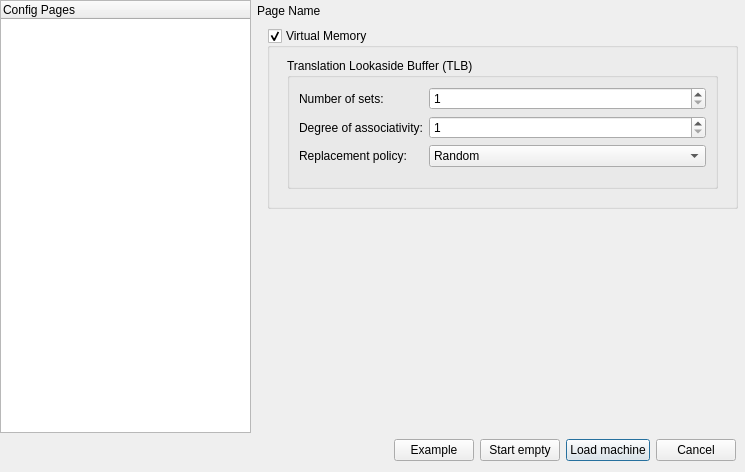
<?xml version="1.0" encoding="UTF-8"?>
<ui version="4.0">
 <class>NewDialog</class>
 <widget class="QDialog" name="NewDialog">
  <property name="geometry">
   <rect>
    <x>0</x>
    <y>0</y>
    <width>745</width>
    <height>472</height>
   </rect>
  </property>
  <property name="windowTitle">
   <string>Dialog</string>
  </property>
  <property name="modal">
   <bool>true</bool>
  </property>
  <layout class="QVBoxLayout" name="verticalLayout_1">
   <property name="leftMargin">
    <number>0</number>
   </property>
   <property name="topMargin">
    <number>0</number>
   </property>
   <property name="rightMargin">
    <number>0</number>
   </property>
   <item>
    <layout class="QHBoxLayout" name="horizontalLayout_4">
     <item>
      <widget class="QTreeWidget" name="page_select_tree">
       <property name="minimumSize">
        <size>
         <width>135</width>
         <height>0</height>
        </size>
       </property>
       <column>
        <property name="text">
         <string notr="true">Config Pages</string>
        </property>
       </column>
      </widget>
     </item>
     <item>
      <layout class="QVBoxLayout" name="verticalLayout">
       <property name="spacing">
        <number>0</number>
       </property>
       <property name="leftMargin">
        <number>0</number>
       </property>
       <property name="topMargin">
        <number>4</number>
       </property>
       <property name="rightMargin">
        <number>0</number>
       </property>
       <item>
        <widget class="QLabel" name="config_page_title">
         <property name="text">
          <string>Page Name</string>
         </property>
        </widget>
       </item>
       <item>
        <widget class="QStackedWidget" name="config_pages">
         <property name="currentIndex">
          <number>3</number>
         </property>
         <widget class="QWidget" name="tab_preset_load">
          <property name="accessibleName">
           <string>Presets and ELF File</string>
          </property>
          <layout class="QVBoxLayout" name="verticalLayout_5">
           <item>
            <widget class="QGroupBox" name="preset_box">
             <property name="title">
              <string>Preset</string>
             </property>
             <layout class="QVBoxLayout" name="verticalLayout_6">
              <item>
               <widget class="QRadioButton" name="preset_no_pipeline">
                <property name="text">
                 <string>No pipeline no cache</string>
                </property>
               </widget>
              </item>
              <item>
               <widget class="QRadioButton" name="preset_no_pipeline_cache">
                <property name="text">
                 <string>No pipeline with cache</string>
                </property>
               </widget>
              </item>
              <item>
               <widget class="QRadioButton" name="preset_pipelined_bare">
                <property name="text">
                 <string>Pipelined without hazard unit and without cache</string>
                </property>
               </widget>
              </item>
              <item>
               <widget class="QRadioButton" name="preset_pipelined">
                <property name="text">
                 <string>Pipelined with hazard unit and cache</string>
                </property>
               </widget>
              </item>
              <item>
               <widget class="QRadioButton" name="preset_custom">
                <property name="text">
                 <string>Custom</string>
                </property>
               </widget>
              </item>
             </layout>
            </widget>
           </item>
           <item>
            <widget class="QCheckBox" name="reset_at_compile">
             <property name="text">
              <string>Reset at compile time (reload after make)</string>
             </property>
            </widget>
           </item>
           <item>
            <spacer name="verticalSpacer_3">
             <property name="orientation">
              <enum>Qt::Vertical</enum>
             </property>
             <property name="sizeHint" stdset="0">
              <size>
               <width>20</width>
               <height>40</height>
              </size>
             </property>
            </spacer>
           </item>
           <item>
            <widget class="Line" name="line_2">
             <property name="orientation">
              <enum>Qt::Horizontal</enum>
             </property>
            </widget>
           </item>
           <item>
            <layout class="QHBoxLayout" name="horizontalLayout_3">
             <item>
              <widget class="QLabel" name="label">
               <property name="text">
                <string>Elf executable: </string>
               </property>
              </widget>
             </item>
             <item>
              <widget class="QLineEdit" name="elf_file"/>
             </item>
             <item>
              <widget class="QPushButton" name="pushButton_browse">
               <property name="text">
                <string>Browse</string>
               </property>
              </widget>
             </item>
            </layout>
           </item>
          </layout>
         </widget>
         <widget class="QWidget" name="tab_core">
          <property name="accessibleName">
           <string>Core ISA and Hazards</string>
          </property>
          <layout class="QVBoxLayout" name="verticalLayout_8">
           <item>
            <layout class="QGridLayout" name="gridLayoutIsa">
             <item row="0" column="0">
              <widget class="QCheckBox" name="pipelined">
               <property name="text">
                <string>Pipelined</string>
               </property>
              </widget>
             </item>
             <item row="0" column="1">
              <widget class="QCheckBox" name="xlen_64bit">
               <property name="text">
                <string>XLEN 64-bit</string>
               </property>
              </widget>
             </item>
             <item row="0" column="2">
              <widget class="QCheckBox" name="isa_atomic">
               <property name="text">
                <string>Atomic (A)</string>
               </property>
              </widget>
             </item>
             <item row="1" column="0">
              <widget class="QCheckBox" name="delay_slot">
               <property name="text">
                <string>Delay slot</string>
               </property>
              </widget>
             </item>
             <item row="1" column="2">
              <widget class="QCheckBox" name="isa_multiply">
               <property name="text">
                <string>Multiply (M)</string>
               </property>
              </widget>
             </item>
            </layout>
           </item>
           <item>
            <widget class="QGroupBox" name="hazard_unit">
             <property name="title">
              <string>Hazard unit</string>
             </property>
             <property name="checkable">
              <bool>true</bool>
             </property>
             <property name="checked">
              <bool>false</bool>
             </property>
             <layout class="QVBoxLayout" name="verticalLayout_3">
              <item>
               <widget class="QRadioButton" name="hazard_stall">
                <property name="text">
                 <string>Stall when hazard is detected</string>
                </property>
               </widget>
              </item>
              <item>
               <widget class="QRadioButton" name="hazard_stall_forward">
                <property name="text">
                 <string>Stall or forward when hazard is detected</string>
                </property>
                <property name="checked">
                 <bool>true</bool>
                </property>
               </widget>
              </item>
             </layout>
            </widget>
           </item>
           <item>
            <spacer name="verticalSpacer_1">
             <property name="orientation">
              <enum>Qt::Vertical</enum>
             </property>
             <property name="sizeHint" stdset="0">
              <size>
               <width>20</width>
               <height>40</height>
              </size>
             </property>
            </spacer>
           </item>
          </layout>
         </widget>
         <widget class="QWidget" name="tab_branch_predictor">
          <property name="accessibleName">
           <string>Branch Predictor</string>
          </property>
          <layout class="QVBoxLayout" name="verticalLayout_10">
           <item>
            <widget class="QGroupBox" name="group_bp">
             <property name="enabled">
              <bool>true</bool>
             </property>
             <property name="title">
              <string>Branch Predictor</string>
             </property>
             <property name="checkable">
              <bool>true</bool>
             </property>
             <property name="checked">
              <bool>true</bool>
             </property>
             <layout class="QVBoxLayout" name="verticalLayout_9">
              <item>
               <layout class="QHBoxLayout" name="layout_bp_type">
                <property name="topMargin">
                 <number>0</number>
                </property>
                <item>
                 <widget class="QLabel" name="text_bp_type">
                  <property name="text">
                   <string>Predictor type:</string>
                  </property>
                 </widget>
                </item>
                <item>
                 <widget class="QComboBox" name="select_bp_type"/>
                </item>
               </layout>
              </item>
              <item>
               <layout class="QHBoxLayout" name="layout_bp_init_state">
                <property name="topMargin">
                 <number>0</number>
                </property>
                <item>
                 <widget class="QLabel" name="text_bp_init_state">
                  <property name="text">
                   <string>Initial state:</string>
                  </property>
                 </widget>
                </item>
                <item>
                 <widget class="QComboBox" name="select_bp_init_state"/>
                </item>
               </layout>
              </item>
              <item>
               <widget class="QGroupBox" name="group_bp_btb">
                <property name="title">
                 <string>Branch Target Buffer (BTB) </string>
                </property>
                <property name="flat">
                 <bool>false</bool>
                </property>
                <layout class="QGridLayout" name="gridLayout">
                 <item row="1" column="0" colspan="3">
                  <widget class="Line" name="line_bp_btb">
                   <property name="orientation">
                    <enum>Qt::Horizontal</enum>
                   </property>
                  </widget>
                 </item>
                 <item row="0" column="2">
                  <widget class="QLabel" name="text_bp_btb_addr_bits_number">
                   <property name="minimumSize">
                    <size>
                     <width>40</width>
                     <height>0</height>
                    </size>
                   </property>
                   <property name="text">
                    <string>0</string>
                   </property>
                   <property name="alignment">
                    <set>Qt::AlignCenter</set>
                   </property>
                  </widget>
                 </item>
                 <item row="0" column="0">
                  <widget class="QLabel" name="text_bp_btb_addr_bits">
                   <property name="toolTip">
                    <string>PC - Program Counter register</string>
                   </property>
                   <property name="text">
                    <string>Bits from PC address: </string>
                   </property>
                  </widget>
                 </item>
                 <item row="0" column="1">
                  <widget class="QSlider" name="slider_bp_btb_addr_bits">
                   <property name="maximum">
                    <number>8</number>
                   </property>
                   <property name="orientation">
                    <enum>Qt::Horizontal</enum>
                   </property>
                   <property name="invertedAppearance">
                    <bool>false</bool>
                   </property>
                   <property name="tickPosition">
                    <enum>QSlider::TicksBothSides</enum>
                   </property>
                  </widget>
                 </item>
                 <item row="3" column="0" colspan="3">
                  <layout class="QHBoxLayout" name="layout_bp_btb_status">
                   <item>
                    <widget class="QLabel" name="text_bp_btb_entries">
                     <property name="minimumSize">
                      <size>
                       <width>140</width>
                       <height>0</height>
                      </size>
                     </property>
                     <property name="text">
                      <string>Number of entries:</string>
                     </property>
                    </widget>
                   </item>
                   <item>
                    <widget class="QLabel" name="text_bp_btb_entries_number">
                     <property name="minimumSize">
                      <size>
                       <width>40</width>
                       <height>0</height>
                      </size>
                     </property>
                     <property name="text">
                      <string>1</string>
                     </property>
                     <property name="alignment">
                      <set>Qt::AlignCenter</set>
                     </property>
                    </widget>
                   </item>
                   <item>
                    <spacer name="spacer_bp_btb_status">
                     <property name="orientation">
                      <enum>Qt::Horizontal</enum>
                     </property>
                     <property name="sizeHint" stdset="0">
                      <size>
                       <width>40</width>
                       <height>20</height>
                      </size>
                     </property>
                    </spacer>
                   </item>
                   <item>
                    <widget class="Line" name="line_bp_btb_status">
                     <property name="orientation">
                      <enum>Qt::Vertical</enum>
                     </property>
                    </widget>
                   </item>
                   <item>
                    <widget class="QLabel" name="text_bp_btb_bits">
                     <property name="minimumSize">
                      <size>
                       <width>140</width>
                       <height>0</height>
                      </size>
                     </property>
                     <property name="text">
                      <string>Number of bits:</string>
                     </property>
                    </widget>
                   </item>
                   <item>
                    <widget class="QLabel" name="text_bp_btb_bits_number">
                     <property name="minimumSize">
                      <size>
                       <width>40</width>
                       <height>0</height>
                      </size>
                     </property>
                     <property name="text">
                      <string>0</string>
                     </property>
                     <property name="alignment">
                      <set>Qt::AlignCenter</set>
                     </property>
                    </widget>
                   </item>
                  </layout>
                 </item>
                </layout>
               </widget>
              </item>
              <item>
               <widget class="QGroupBox" name="group_bp_bht">
                <property name="title">
                 <string>Branch History Table (BHT)</string>
                </property>
                <layout class="QGridLayout" name="gridLayout_2">
                 <item row="0" column="2">
                  <widget class="QLabel" name="text_bp_bht_bhr_bits_number">
                   <property name="minimumSize">
                    <size>
                     <width>40</width>
                     <height>0</height>
                    </size>
                   </property>
                   <property name="text">
                    <string>0</string>
                   </property>
                   <property name="alignment">
                    <set>Qt::AlignCenter</set>
                   </property>
                  </widget>
                 </item>
                 <item row="1" column="2">
                  <widget class="QLabel" name="text_bp_bht_addr_bits_number">
                   <property name="minimumSize">
                    <size>
                     <width>40</width>
                     <height>0</height>
                    </size>
                   </property>
                   <property name="text">
                    <string>0</string>
                   </property>
                   <property name="alignment">
                    <set>Qt::AlignCenter</set>
                   </property>
                  </widget>
                 </item>
                 <item row="0" column="1">
                  <widget class="QSlider" name="slider_bp_bht_bhr_bits">
                   <property name="maximum">
                    <number>8</number>
                   </property>
                   <property name="orientation">
                    <enum>Qt::Horizontal</enum>
                   </property>
                   <property name="tickPosition">
                    <enum>QSlider::TicksBothSides</enum>
                   </property>
                  </widget>
                 </item>
                 <item row="1" column="1">
                  <widget class="QSlider" name="slider_bp_bht_addr_bits">
                   <property name="maximum">
                    <number>8</number>
                   </property>
                   <property name="orientation">
                    <enum>Qt::Horizontal</enum>
                   </property>
                   <property name="tickPosition">
                    <enum>QSlider::TicksBothSides</enum>
                   </property>
                  </widget>
                 </item>
                 <item row="0" column="0">
                  <widget class="QLabel" name="text_bp_bht_bhr_bits">
                   <property name="minimumSize">
                    <size>
                     <width>140</width>
                     <height>0</height>
                    </size>
                   </property>
                   <property name="toolTip">
                    <string>BHR - Branch History Register</string>
                   </property>
                   <property name="text">
                    <string>Bits in BHR:</string>
                   </property>
                  </widget>
                 </item>
                 <item row="2" column="0" colspan="3">
                  <widget class="Line" name="line_bp_bht">
                   <property name="orientation">
                    <enum>Qt::Horizontal</enum>
                   </property>
                  </widget>
                 </item>
                 <item row="1" column="0">
                  <widget class="QLabel" name="text_bp_bht_addr_bits">
                   <property name="minimumSize">
                    <size>
                     <width>140</width>
                     <height>0</height>
                    </size>
                   </property>
                   <property name="toolTip">
                    <string>PC - Program Counter register</string>
                   </property>
                   <property name="text">
                    <string>Bits from PC address: </string>
                   </property>
                  </widget>
                 </item>
                 <item row="3" column="0" colspan="3">
                  <layout class="QHBoxLayout" name="layout_bp_bht_status">
                   <item>
                    <widget class="QLabel" name="text_bp_bht_entries">
                     <property name="minimumSize">
                      <size>
                       <width>140</width>
                       <height>0</height>
                      </size>
                     </property>
                     <property name="text">
                      <string>Number of entries:</string>
                     </property>
                    </widget>
                   </item>
                   <item>
                    <widget class="QLabel" name="text_bp_bht_entries_number">
                     <property name="minimumSize">
                      <size>
                       <width>40</width>
                       <height>0</height>
                      </size>
                     </property>
                     <property name="text">
                      <string>1</string>
                     </property>
                     <property name="alignment">
                      <set>Qt::AlignCenter</set>
                     </property>
                    </widget>
                   </item>
                   <item>
                    <spacer name="spacer_bp_bht_status">
                     <property name="orientation">
                      <enum>Qt::Horizontal</enum>
                     </property>
                     <property name="sizeHint" stdset="0">
                      <size>
                       <width>40</width>
                       <height>20</height>
                      </size>
                     </property>
                    </spacer>
                   </item>
                   <item>
                    <widget class="Line" name="line_bp_bht_status">
                     <property name="orientation">
                      <enum>Qt::Vertical</enum>
                     </property>
                    </widget>
                   </item>
                   <item>
                    <widget class="QLabel" name="text_bp_bht_bits">
                     <property name="minimumSize">
                      <size>
                       <width>140</width>
                       <height>0</height>
                      </size>
                     </property>
                     <property name="text">
                      <string>Number of bits:</string>
                     </property>
                    </widget>
                   </item>
                   <item>
                    <widget class="QLabel" name="text_bp_bht_bits_number">
                     <property name="minimumSize">
                      <size>
                       <width>40</width>
                       <height>0</height>
                      </size>
                     </property>
                     <property name="text">
                      <string>0</string>
                     </property>
                     <property name="alignment">
                      <set>Qt::AlignCenter</set>
                     </property>
                    </widget>
                   </item>
                  </layout>
                 </item>
                </layout>
               </widget>
              </item>
             </layout>
            </widget>
           </item>
           <item>
            <spacer name="verticalSpacer_5">
             <property name="orientation">
              <enum>Qt::Vertical</enum>
             </property>
             <property name="sizeHint" stdset="0">
              <size>
               <width>20</width>
               <height>40</height>
              </size>
             </property>
            </spacer>
           </item>
          </layout>
         </widget>
<widget class="QWidget" name="tab_virtual_memory">
          <property name="accessibleName">
           <string>Virtual Memory</string>
          </property>
          <widget class="QGroupBox" name="group_vm">
           <property name="enabled">
            <bool>true</bool>
           </property>
           <property name="geometry">
            <rect>
             <x>10</x>
             <y>10</y>
             <width>471</width>
             <height>181</height>
            </rect>
           </property>
           <property name="title">
            <string>Virtual Memory</string>
           </property>
           <property name="checkable">
            <bool>true</bool>
           </property>
           <property name="checked">
            <bool>true</bool>
           </property>
           <widget class="QGroupBox" name="tlb_groupBox">
            <property name="enabled">
             <bool>true</bool>
            </property>
            <property name="geometry">
             <rect>
              <x>20</x>
              <y>30</y>
              <width>431</width>
              <height>131</height>
             </rect>
            </property>
            <property name="title">
             <string>Translation Lookaside Buffer (TLB)</string>
            </property>
            <property name="checkable">
             <bool>false</bool>
            </property>
            <layout class="QFormLayout" name="formLayout_2">
             <item row="0" column="0">
              <widget class="QLabel" name="label_2">
               <property name="text">
                <string>Number of sets:</string>
               </property>
              </widget>
             </item>
             <item row="0" column="1">
              <widget class="Pow2SpinBox" name="tlb_number_of_sets">
               <property name="minimum">
                <number>1</number>
               </property>
               <property name="maximum">
                <number>1024</number>
               </property>
               <property name="singleStep">
                <number>1</number>
               </property>
               <property name="stepType">
                <enum>QAbstractSpinBox::DefaultStepType</enum>
               </property>
               <property name="value">
                <number>1</number>
               </property>
               <property name="displayIntegerBase">
                <number>10</number>
               </property>
              </widget>
             </item>
             <item row="1" column="0">
              <widget class="QLabel" name="label_5">
               <property name="text">
                <string>Degree of associativity:</string>
               </property>
              </widget>
             </item>
             <item row="1" column="1">
              <widget class="QSpinBox" name="tlb_degree_of_associativity">
               <property name="minimum">
                <number>1</number>
               </property>
               <property name="singleStep">
                <number>1</number>
               </property>
               <property name="value">
                <number>1</number>
               </property>
              </widget>
             </item>
             <item row="2" column="0">
              <widget class="QLabel" name="label_6">
               <property name="text">
                <string>Replacement policy:</string>
               </property>
              </widget>
             </item>
             <item row="2" column="1">
              <widget class="QComboBox" name="tlb_replacement_policy">
               <item>
                <property name="text">
                 <string>Random</string>
                </property>
               </item>
               <item>
                <property name="text">
                 <string>Least Recently Used (LRU)</string>
                </property>
               </item>
               <item>
                <property name="text">
                 <string>Least Frequently Used (LFU)</string>
                </property>
               </item>
               <item>
                <property name="text">
                 <string>Pseudo Least Recently Used (PLRU)</string>
                </property>
               </item>
              </widget>
             </item>
            </layout>
           </widget>
          </widget>
         </widget>
         <widget class="QWidget" name="tab_memory">
          <property name="accessibleName">
           <string>Memory Timings</string>
          </property>
          <layout class="QVBoxLayout" name="verticalLayout_4">
           <item>
            <widget class="QCheckBox" name="mem_protec_write">
             <property name="text">
              <string>Program memory write protection</string>
             </property>
            </widget>
           </item>
           <item>
            <widget class="QCheckBox" name="mem_protec_exec">
             <property name="text">
              <string>Data memory executable protection</string>
             </property>
            </widget>
           </item>
           <item>
            <widget class="QGroupBox" name="groupBox">
             <property name="title">
              <string>Access time (in cycles)</string>
             </property>
             <layout class="QFormLayout" name="formLayout">
              <item row="0" column="0">
               <widget class="QLabel" name="label_read">
                <property name="text">
                 <string>Read:</string>
                </property>
               </widget>
              </item>
              <item row="0" column="1">
               <widget class="QSpinBox" name="mem_time_read">
                <property name="minimum">
                 <number>1</number>
                </property>
                <property name="maximum">
                 <number>999999999</number>
                </property>
               </widget>
              </item>
              <item row="1" column="0">
               <widget class="QLabel" name="label_write">
                <property name="text">
                 <string>Write:</string>
                </property>
               </widget>
              </item>
              <item row="1" column="1">
               <widget class="QSpinBox" name="mem_time_write">
                <property name="minimum">
                 <number>1</number>
                </property>
                <property name="maximum">
                 <number>999999999</number>
                </property>
               </widget>
              </item>
              <item row="2" column="0">
               <widget class="QLabel" name="label_burts_enable">
                <property name="text">
                 <string>Burst enable:</string>
                </property>
               </widget>
              </item>
              <item row="2" column="1">
               <widget class="QCheckBox" name="mem_enable_burst">
                <property name="checked">
                 <bool>false</bool>
                </property>
               </widget>
              </item>
              <item row="3" column="0">
               <widget class="QLabel" name="label_burts">
                <property name="text">
                 <string>Burst:</string>
                </property>
               </widget>
              </item>
              <item row="3" column="1">
               <widget class="QSpinBox" name="mem_time_burst">
                <property name="minimum">
                 <number>0</number>
                </property>
                <property name="maximum">
                 <number>999999999</number>
                </property>
               </widget>
              </item>
              <item row="4" column="0">
               <widget class="QLabel" name="label_level2">
                <property name="text">
                 <string>L2 Access:</string>
                </property>
               </widget>
              </item>
              <item row="4" column="1">
               <widget class="QSpinBox" name="mem_time_level2">
                <property name="minimum">
                 <number>0</number>
                </property>
                <property name="maximum">
                 <number>999999999</number>
                </property>
               </widget>
              </item>
             </layout>
            </widget>
           </item>
           <item>
            <spacer name="verticalSpacer_2">
             <property name="orientation">
              <enum>Qt::Vertical</enum>
             </property>
             <property name="sizeHint" stdset="0">
              <size>
               <width>20</width>
               <height>40</height>
              </size>
             </property>
            </spacer>
           </item>
          </layout>
         </widget>
         <widget class="QWidget" name="tab_cache_program">
          <property name="accessibleName">
           <string>L1 Program Cache</string>
          </property>
         </widget>
         <widget class="QWidget" name="tab_cache_data">
          <property name="accessibleName">
           <string>L1 Data Cache</string>
          </property>
         </widget>
         <widget class="QWidget" name="tab_cache_level2">
          <property name="accessibleName">
           <string>L2 Cache</string>
          </property>
         </widget>
         <widget class="QWidget" name="tab_os_emulation">
          <property name="accessibleName">
           <string>System Emulation and IRQ</string>
          </property>
          <layout class="QVBoxLayout" name="verticalLayout_7">
           <item>
            <widget class="QCheckBox" name="osemu_enable">
             <property name="text">
              <string>Enable emulation of operating system services</string>
             </property>
             <property name="checked">
              <bool>true</bool>
             </property>
            </widget>
           </item>
           <item>
            <widget class="QCheckBox" name="osemu_known_syscall_stop">
             <property name="text">
              <string>Stop on known system call</string>
             </property>
             <property name="checked">
              <bool>true</bool>
             </property>
            </widget>
           </item>
           <item>
            <widget class="QCheckBox" name="osemu_unknown_syscall_stop">
             <property name="text">
              <string>Stop on unknown system call</string>
             </property>
             <property name="checked">
              <bool>true</bool>
             </property>
            </widget>
           </item>
           <item>
            <widget class="QCheckBox" name="osemu_interrupt_stop">
             <property name="text">
              <string>Stop on interrupt entry</string>
             </property>
             <property name="checked">
              <bool>true</bool>
             </property>
            </widget>
           </item>
           <item>
            <widget class="QCheckBox" name="osemu_exception_stop">
             <property name="text">
              <string>Stop and step over exceptions (overflow, etc.)</string>
             </property>
             <property name="checked">
              <bool>true</bool>
             </property>
            </widget>
           </item>
           <item>
            <layout class="QHBoxLayout" name="horizontalLayout">
             <item>
              <widget class="QLabel" name="label_fs_root">
               <property name="text">
                <string>Filesystem root:</string>
               </property>
              </widget>
             </item>
             <item>
              <widget class="QLineEdit" name="osemu_fs_root"/>
             </item>
             <item>
              <widget class="QPushButton" name="osemu_fs_root_browse">
               <property name="text">
                <string>Browse</string>
               </property>
              </widget>
             </item>
            </layout>
           </item>
           <item>
            <spacer name="verticalSpacer_4">
             <property name="orientation">
              <enum>Qt::Vertical</enum>
             </property>
             <property name="sizeHint" stdset="0">
              <size>
               <width>21</width>
               <height>40</height>
              </size>
             </property>
            </spacer>
           </item>
          </layout>
         </widget>
        </widget>
       </item>
      </layout>
     </item>
    </layout>
   </item>
   <item>
    <layout class="QHBoxLayout" name="horizontalLayout_2">
     <property name="leftMargin">
      <number>9</number>
     </property>
     <property name="topMargin">
      <number>0</number>
     </property>
     <property name="rightMargin">
      <number>9</number>
     </property>
     <property name="bottomMargin">
      <number>0</number>
     </property>
     <item>
      <spacer name="horizontalSpacer">
       <property name="orientation">
        <enum>Qt::Horizontal</enum>
       </property>
       <property name="sizeHint" stdset="0">
        <size>
         <width>40</width>
         <height>20</height>
        </size>
       </property>
      </spacer>
     </item>
     <item>
      <widget class="QPushButton" name="pushButton_example">
       <property name="text">
        <string>Example</string>
       </property>
      </widget>
     </item>
     <item>
      <widget class="QPushButton" name="pushButton_start_empty">
       <property name="text">
        <string>Start empty</string>
       </property>
      </widget>
     </item>
     <item>
      <widget class="QPushButton" name="pushButton_load">
       <property name="text">
        <string>Load machine</string>
       </property>
       <property name="default">
        <bool>true</bool>
       </property>
      </widget>
     </item>
     <item>
      <widget class="QPushButton" name="pushButton_cancel">
       <property name="text">
        <string>Cancel</string>
       </property>
      </widget>
     </item>
    </layout>
   </item>
  </layout>
 </widget>
 <customwidgets>
  <customwidget>
   <class>Pow2SpinBox</class>
   <extends>QSpinBox</extends>
   <header>ui/pow2spinbox.h</header>
  </customwidget>
 </customwidgets>
 <resources/>
 <connections/>
</ui>
